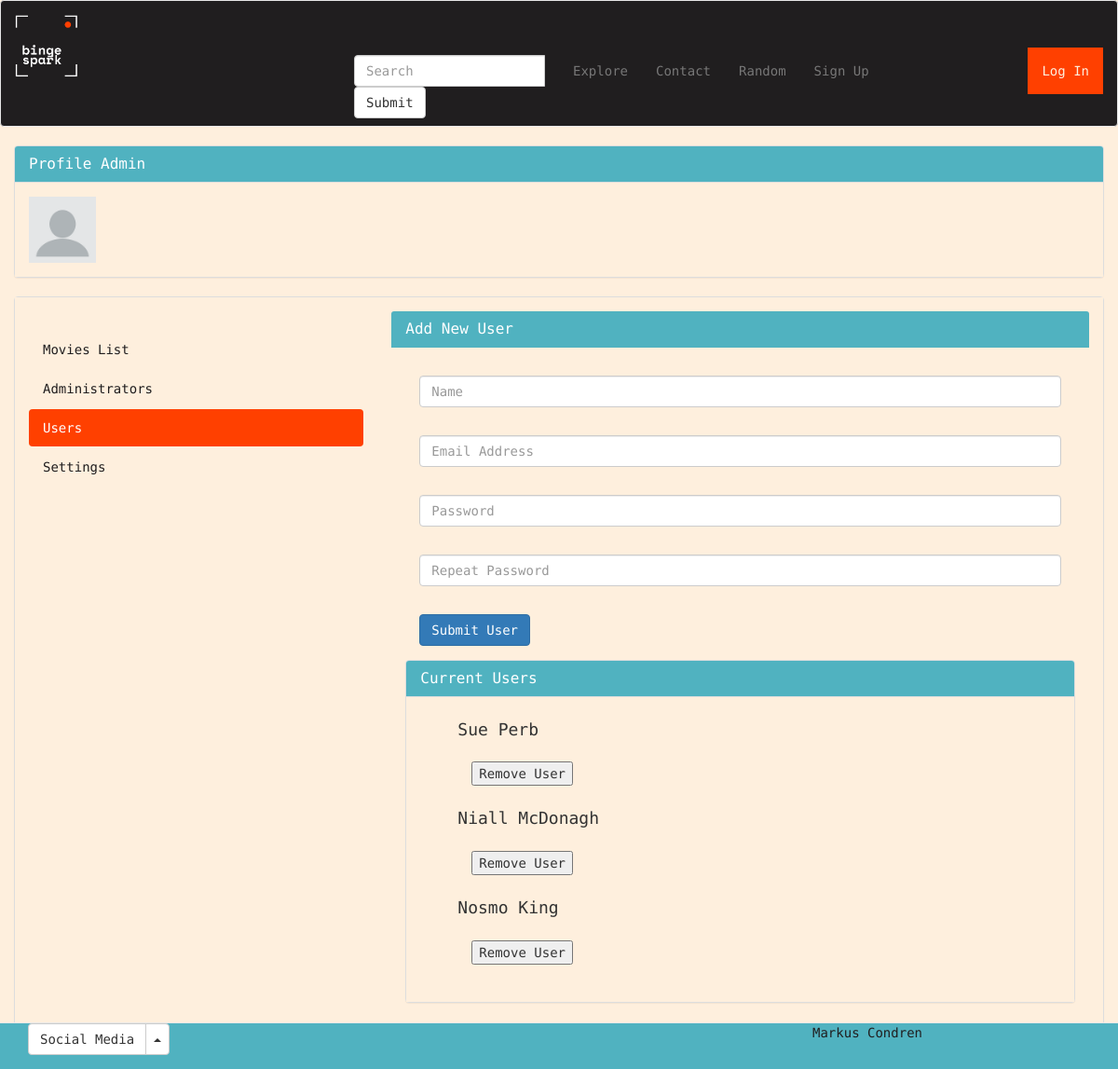
The app's page /bingespark/admin/admin_profile_us.php, older data.
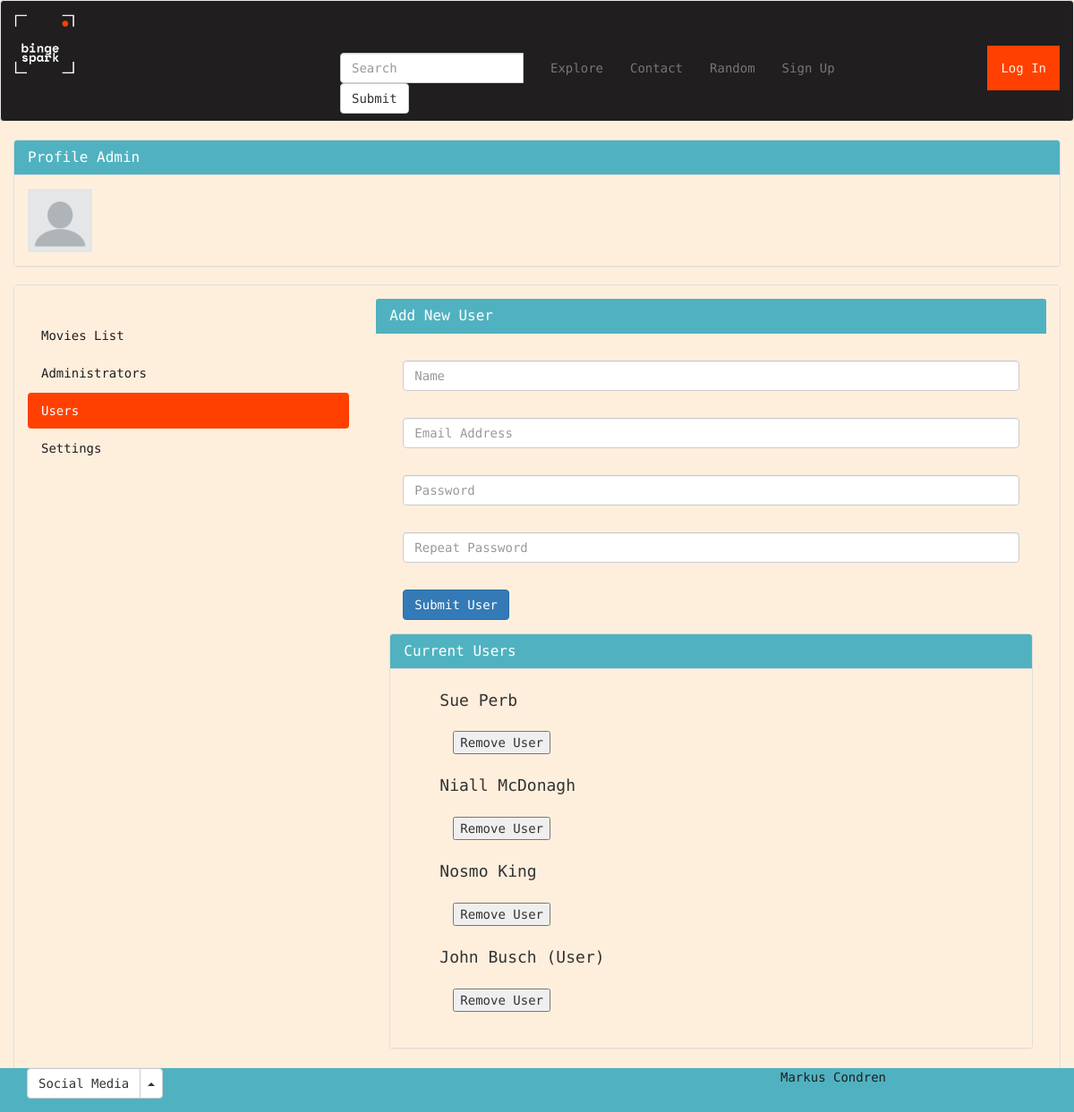
The same page, newer data.
### tables this page shows
CREATE TABLE `user` (
  `user_id` int(11) NOT NULL,
  `user_type_id` int(11) NOT NULL,
  `name` varchar(255) NOT NULL,
  `email` varchar(255) NOT NULL,
  `username` varchar(255) NOT NULL,
  `password` varbinary(255) DEFAULT NULL,
  `profile_picture` text DEFAULT NULL
);

### bingespark/admin/admin_profile_us.php (the view, shortened to what the changed rows need)
<?php
include_once("../partials/functions.php");
$user_query = "SELECT * FROM user;";
$user_query_result = $dbconn->query($user_query);
$users = array();
while ($row = $user_query_result->fetch_assoc()) {
    $users[] = $row;
}
?>
<!DOCTYPE html>
<html lang="en">
<head>
    <?php include('../partials/head_2.php') ?>
</head>
<body>
    <div class="container-fluid" id="profile-panel">
        <div class="panel panel-default">
            <div class="panel-body" id="profile-panel-body">
                <div class="row">
                    <div class="col-xs-12 col-sm-8 col-md-8">
                        <div class="panel-body" id="profile-panel-body">
                            <div class="panel panel-default">
                                <div class="panel-body" id="profile-panel-body">
                                    <ul>
                                        <div data-bs-spy="scroll" data-bs-target="#navbar-example3" data-bs-offset="0" tabindex="0">
                                            <?php
                                            foreach ($users as $row) {
                                                $user_id = $row["user_id"];
                                                $user_type_id = $row["user_type_id"];
                                                $name = $row["name"];
                                                if ($user_type_id == 2) {
                                                    echo
                                                    "
                                               <h4>$name</h4>
                                                <form action='delete_admin.php' method='POST' name='form'>
                                                <div class='panel-body' id='profile-panel-body'>
                                                <input class='form-control' type='hidden' value='$user_id' aria-label='readonly input example' name='userid' readonly>
                                                    <div><input type='submit' name='submit' value='Remove User' /></div>
                                                </div>
                                                </form>
                                                ";
                                                }
                                            }
                                            ?>
                                        </div>
                                    </ul>
                                </div>
                            </div>
                        </div>
                    </div>
                </div>
            </div>
            <?php include('../partials/footer_2.php'); ?>
</body>

Row changes from the older to the newer data that the page shows:
added user: name "John Busch (User)"
